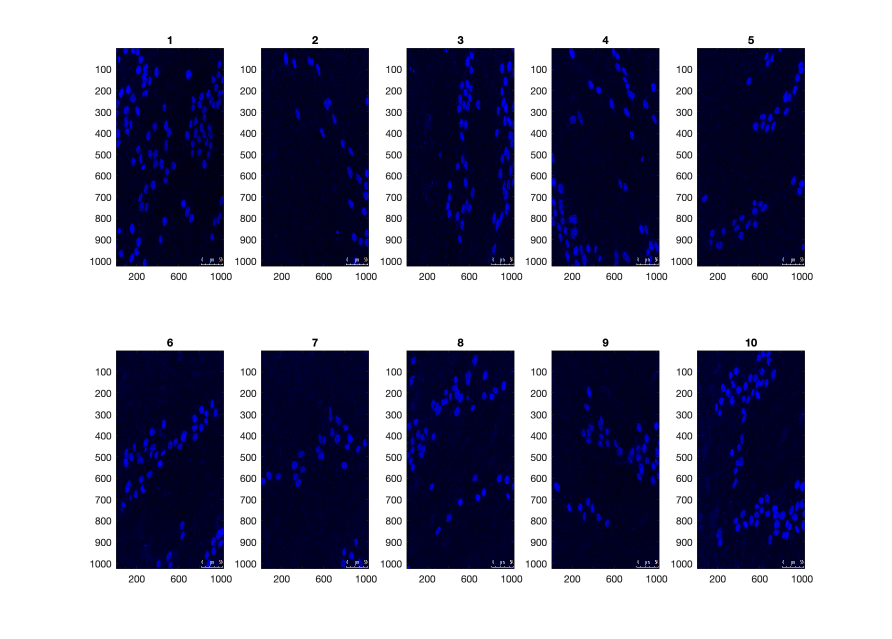
%> input picture CODE/DAPI_Input_All.png, 1784 x 1278 px, given in place of RBD_LKR13_1_DAPI.tiff, which was not available (shown at 1/2 size)
$ octave DistanceAll.m   (GNU Octave 9; MATLAB toolbox functions it lacks are replaced by stand-ins)
%> lines starting %> are read from the running program, lines starting %| are printed output that depends on the picture; in (x1, y1, x2, y2) boxes, pixels count from 0 and x2, y2 are one past the last pixel; in counts of white or black regions, pixels touching at a corner belong together; the program's own positions count from 1; pictures that were not available may be replaced by others from this repository, and a replacement may not be noted
%%Distance Transfrom
%%
h0 = figure
dapiIn = imread("RBD_LKR13_1_DAPI.tiff");
%> dapiIn is the input picture: size 1278x1784x3 uint8; mean R, G, B 147.1, 147.2, 166.2
dapiIn(980:end,810:end,:)=0;
%> dapiIn: size 1278x1784x3 uint8; 12.77% of pixels changed, all inside (x1, y1, x2, y2) = (809, 979, 1784, 1278)
blue_channel            = dapiIn(:,:,3);
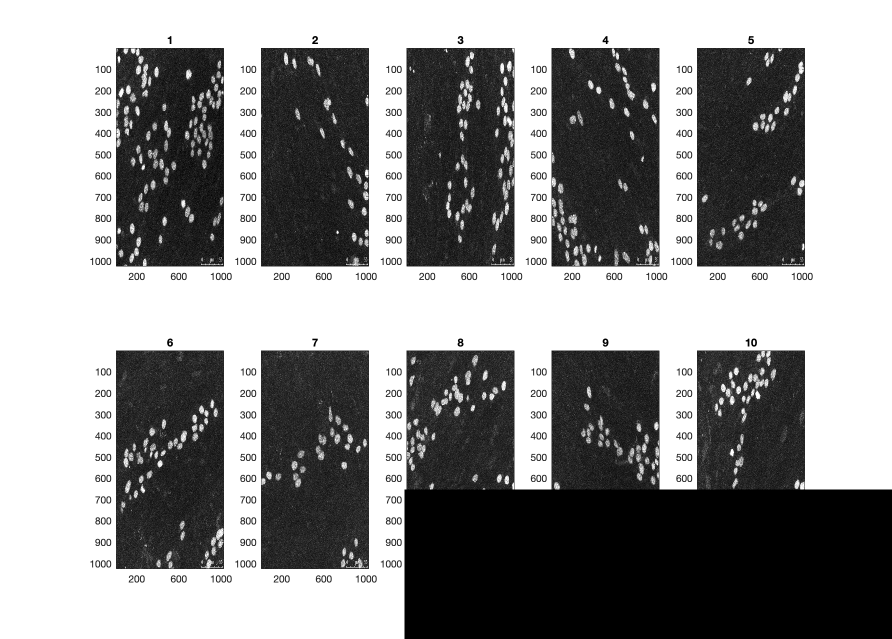
%> blue_channel: size 1278x1784 uint8 (shown at 1/2 size); min 0, max 255, mean 143.3
thresh_dapi = graythresh(blue_channel);
%> thresh_dapi = 0.549
otsu_dapi = imbinarize(blue_channel,thresh_dapi);
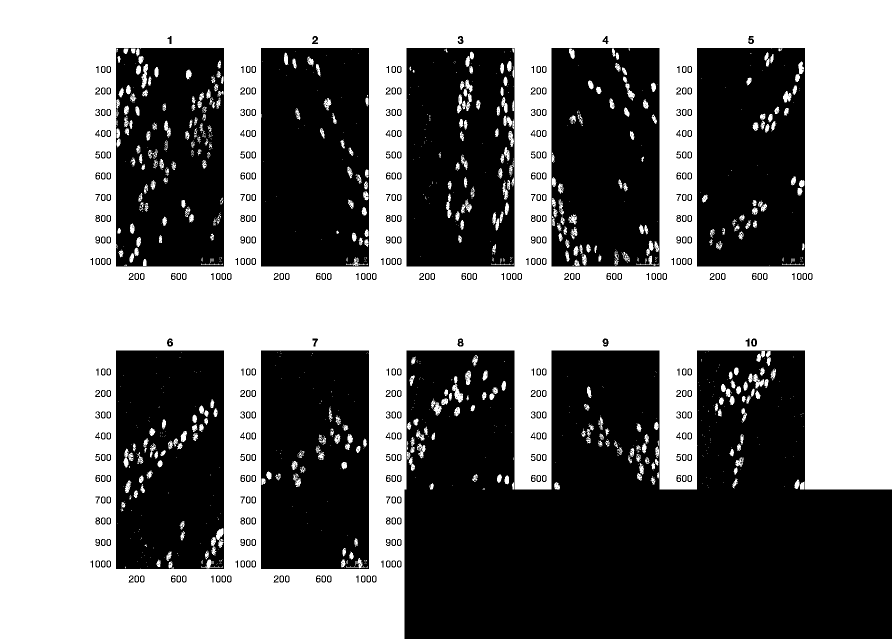
%> otsu_dapi: size 1278x1784 logical (shown at 1/2 size); 51.2% white; 1100 black regions (727 under 20 px), largest, box (x1, y1, x2, y2) and area: (809, 701, 1784, 1278) 461233, (522, 96, 738, 533) 91676, (522, 701, 738, 1138) 91675

dist_dapi = bwdist(otsu_dapi,'euclidean');
rr=1:400;
cc=1:400;
subplot(121)
imagesc(otsu_dapi(rr,cc,:))
subplot(122)
 imagesc( dist_dapi(rr,cc))
 colormap jet
h0.Position = [ 100   400   900   300];

filename1='Dapi_DistanceTransform.png';
print('-dpng','-r200',filename1)

%%
h1 = figure
phalloidinIn = imread("RBD_LKR13_1_Phalloidin.tif");
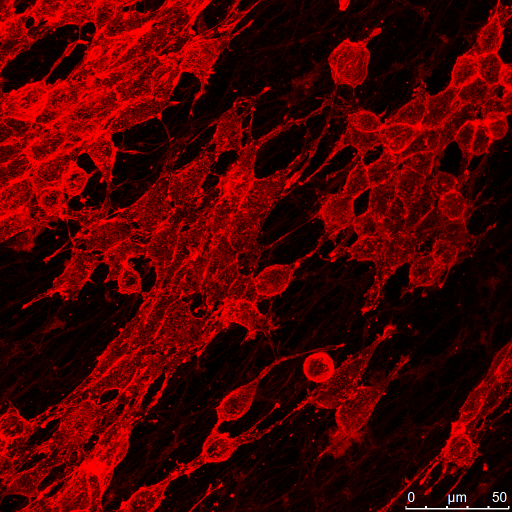
%> input picture CODE/RBD_LKR13_1_Phalloidin.tiff, 1024 x 1024 px, given in place of RBD_LKR13_1_Phalloidin.tif, which was not available (shown at 1/2 size)
%> phalloidinIn is the input picture: size 1024x1024x3 uint8; mean R, G, B 74.7, 0.3, 0.3
phalloidinIn(980:end,810:end,:)=0;
%> phalloidinIn: size 1024x1024x3 uint8; 0.8% of pixels changed, all inside (x1, y1, x2, y2) = (809, 979, 1024, 1024)
red_channelR = phalloidinIn(:,:,1);
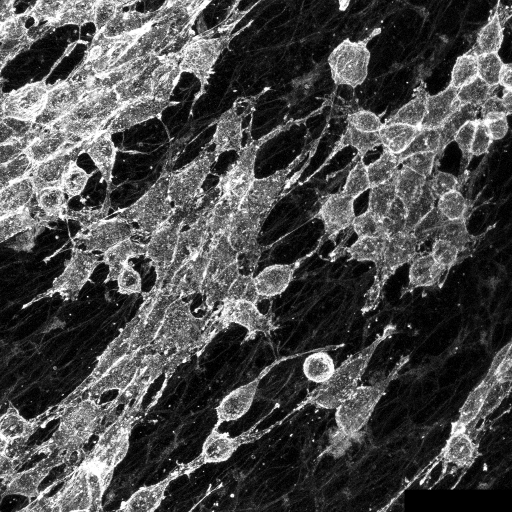
%> red_channelR: size 1024x1024 uint8 (shown at 1/2 size); min 0, max 255, mean 74.2
thresh_phallo = graythresh(red_channelR);
%> thresh_phallo = 0.388
otsu_phallo = imbinarize(red_channelR, thresh_phallo);
%> otsu_phallo: size 1024x1024 logical; 31.1% white; 4705 white regions (4508 under 20 px), largest, box (x1, y1, x2, y2) and area: (0, 0, 660, 1024) 207912, (594, 0, 1024, 534) 47631, (231, 695, 772, 1024) 22043
dist_phallo = bwdist(otsu_phallo,'euclidean');
rr=1:400;
cc=1:400;
subplot(121)
imagesc(otsu_phallo(rr,cc,:))
subplot(122)
 imagesc( dist_phallo(rr,cc))
 colormap jet
h1.Position = [ 100   400   900   300];

filename2='Phalloidin_DistanceTransform.png';
print('-dpng','-r200',filename2)
%%
h2 = figure
fibronectinIn = imread("RBD_LKR13_1_fibronectin.tif");
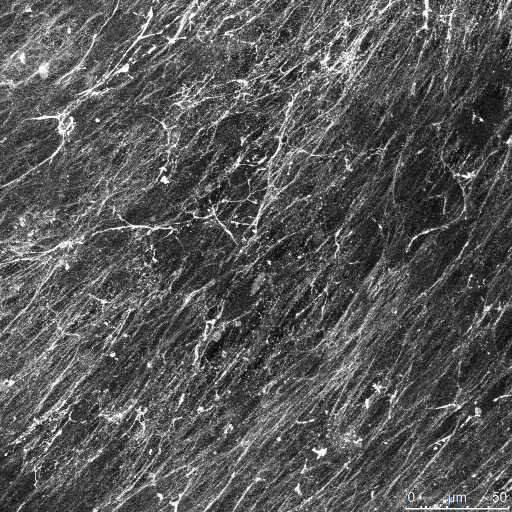
%> input picture CODE/RBD_LKR13_1_Fibronectin.tiff, 1024 x 1024 px, given in place of RBD_LKR13_1_fibronectin.tif, which was not available (shown at 1/2 size)
%> fibronectinIn is the input picture: size 1024x1024x3 uint8; mean R, G, B 87.7, 87.7, 87.7
thresh_fibronectin = graythresh(fibronectinIn);
%> thresh_fibronectin = 0.447
otsu_fibronectin = imbinarize(fibronectinIn, thresh_fibronectin);
dist_fibro = bwdist(otsu_fibronectin,'euclidean');
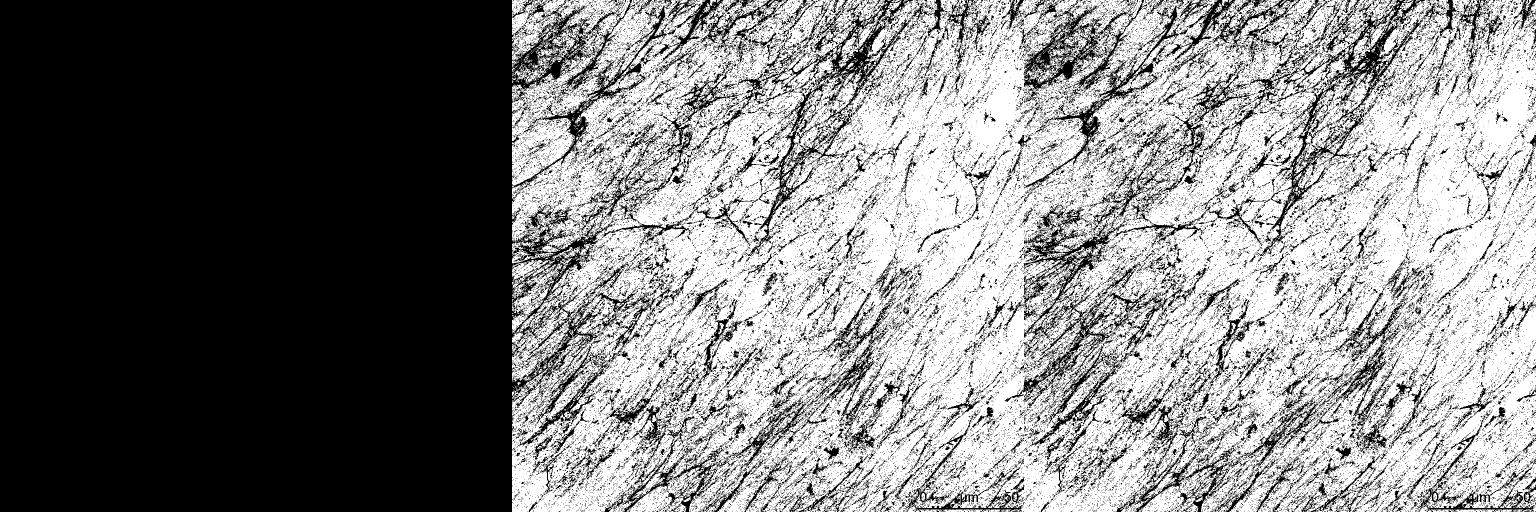
%> dist_fibro: size 1024x3072 single (shown at 1/2 size); min 0, max 45254.8, mean 22669.1; drawn with min black and max white
rr=1:400;
cc=1:400;
subplot(121)
imagesc(otsu_fibronectin(rr,cc,:))
subplot(122)
 imagesc( dist_fibro(rr,cc))
 colormap jet
h2.Position = [ 100   400   900   300];
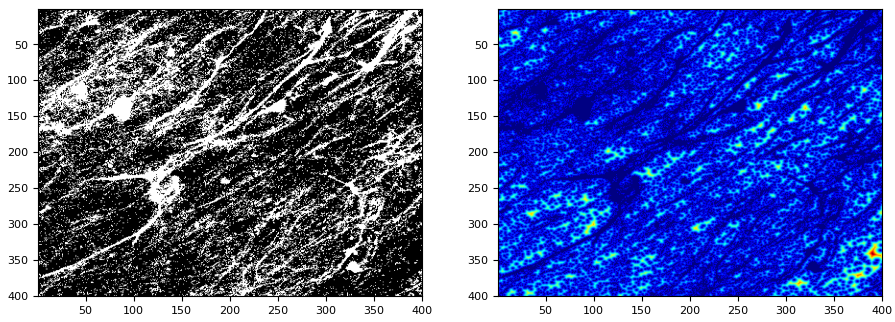
%> figure redrawn from the program's plot data, 2 panels

filename3='Fibronectin_DistanceTransform.png';
print('-dpng','-r200',filename3)
